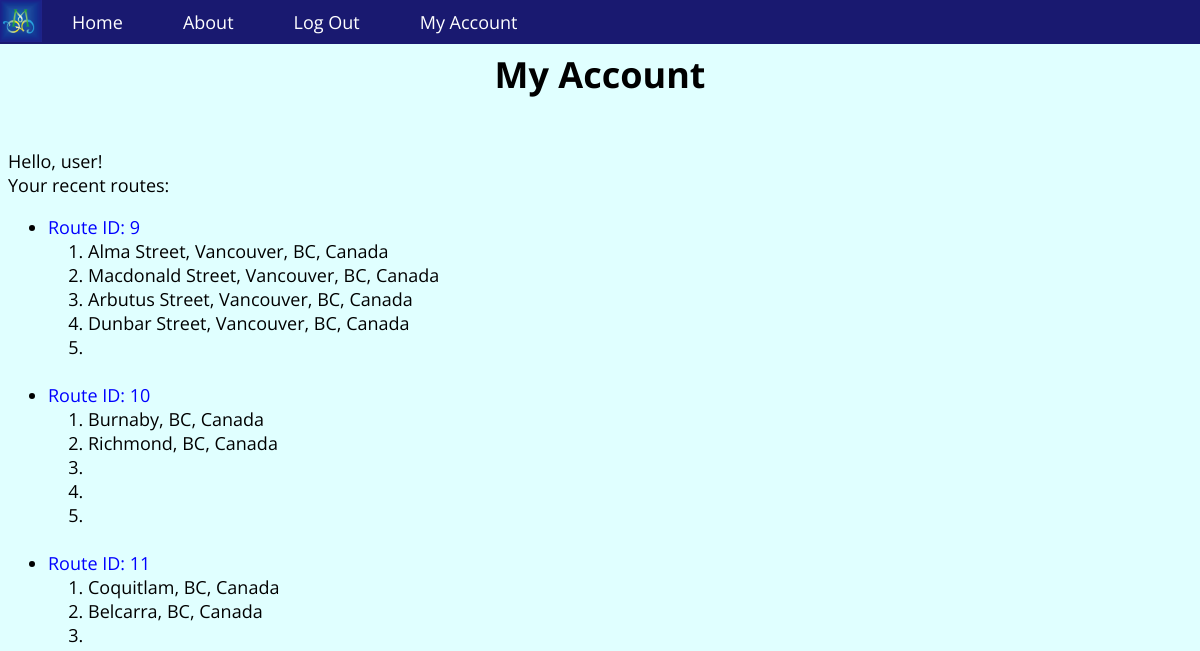
Page /RoutePlanner/account.html (signed in) on the committed database.
### RoutePlanner/models.py (models this page shows)
class Route(models.Model):
    location1 = models.CharField(max_length=200, blank=True)
    location2 = models.CharField(max_length=200, blank=True)
    location3 = models.CharField(max_length=200, blank=True)
    location4 = models.CharField(max_length=200, blank=True)
    location5 = models.CharField(max_length=200, blank=True)
    userprofile = models.ForeignKey(UserProfile, blank=True, null=True)
    def __unicode__(self):
        return str(self.id)

### RoutePlanner/views.py (the view)
def account(request):
    if request.user.is_authenticated():
        current_user = request.user
        route_list = list(Route.objects.filter(userprofile=current_user.userprofile))
    else:
        route_list = [];
    return render(request, 'RoutePlanner/account.html',
                  {'route_list': route_list})

### templates/RoutePlanner/account.html (shortened to what this page needs)
<!DOCTYPE html>
{% load staticfiles %}
<html>
    <head>
        <link rel="stylesheet" type="text/css" href="{% static "css/htmlStyle.css" %}" />
    </head>
    <body onLoad='makelist()'>
	    <nav>
	        <div id='navBar'>
            <ul>
            	<a href="/RoutePlanner/">
                   <img src="{{ STATIC_URL }}images/logo.png" alt="RoutePlanner" style="float:left;width:42px;height:42px;"></img>
                </a>
            	<a href="/RoutePlanner/"> <li>Home </li></a>
            	<a href="/RoutePlanner/about.html"> <li> About </li></a>
                {% if user.is_authenticated %}
		        <a href="/RoutePlanner/logout.html"> <li>Log Out</li></a>
		        <a href="/RoutePlanner/account.html"> <li>My Account</li></a>
		        {% else %}
		        <a href="/RoutePlanner/login.html"><li>Log In</li></a>
		        <a href="/RoutePlanner/register.html"><li>Get Started</li></a>
		        {% endif %}
            </ul>
	        </div>
	    </nav>
	    <div id='title'>
	        <h1>My Account</h1>
	        {% if user.is_authenticated %}
            Hello, {{ user.username }}!<br/>
            {% endif %}
	        Your recent routes:
            <ul>
              {% for route in route_list %}
                <li> <a href="/RoutePlanner/?route={{ route.id }}"><font color = "blue">Route ID: {{ route.id }}</font></a>
                    <ol>
                        <li>{{ route.location1 }}</li>
                        <li>{{ route.location2 }}</li>
                        <li>{{ route.location3 }}</li>
                        <li>{{ route.location4 }}</li>
                        <li>{{ route.location5 }}</li>
                    </ol>
                </li><br/>
              {% endfor %}
            </ul>
        </div>
    </body>
</html>

### static/css/htmlStyle.css (style rules this page uses)
body { background: #e0ffff; padding: 0; font-family: 'Open Sans'; font-size: 18px; margin-top: 50px; }
h1 { font-family: 'Open Sans'; text-align: center; margin-bottom: 50px; }
#navBar { position: fixed; top: 0; left: 0; background: #191970; width: 100%; padding: 0; z-index: 1; }
#navBar ul { list-style: none; margin-top: 0; padding: 0; z-index: 200000; }
#navBar li { display: inline-block; color: #ffffff; float: left; text-align: center; padding-top: 10px; padding-bottom: 10px; padding-right: 30px; padding-left: 30px; }
a { color: #ffffff; outline: 0; text-decoration: none; }

### rows in the picture
Route: id "9", location1 "Alma Street, Vancouver, BC, Canada", location2 "Macdonald Street, Vancouver, BC, Canada", location3 "Arbutus Street, Vancouver, BC, Canada", location4 "Dunbar Street, Vancouver, BC, Canada"
Route: id "10", location1 "Burnaby, BC, Canada", location2 "Richmond, BC, Canada"
Route: id "11", location1 "Coquitlam, BC, Canada", location2 "Belcarra, BC, Canada"

### other values in the picture
{{ user.username }} "user"
